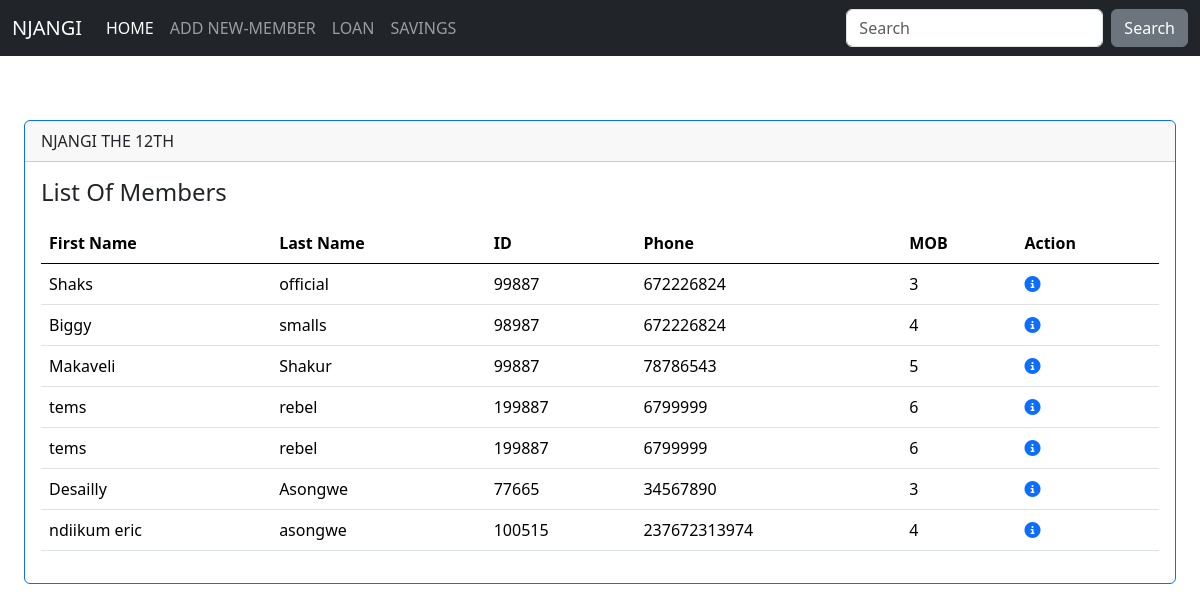
/members, run on the app's committed database.
### dapps/models.py (models this page shows, shortened)
class NewMember(models.Model):
	firstname = models.CharField(max_length=100)
	lastname = models.CharField(max_length=100)
	id_number = models.IntegerField()
	AUTHORITY_TYPE = (
		('P', 'President'),
		('Vp', 'Vice_President'),
		('S', 'Secretary'),
		('Fs', 'Financial_Secretary'),
		('T', 'Treasurer'),
		('Ss', 'Social Secretary'),
		('Cw', 'Chief Whip'),
		('M', 'Member'),
	)
	authority = models.CharField(max_length=20, choices=AUTHORITY_TYPE, default='M')
	email = models.EmailField(max_length=200, blank=False)
	phone = models.IntegerField(blank=False)
	MOB = (
		('January','January'),
		('February','February'),
		('March','March'),
		('April' ,'April'),
		('May','May'),
		('June','June'),
		('July','July'),
		('August','August'),
		('September','September'),
		('October','October'),
		('November','November'),
		('December','December'),
		)
	monthofbenefit = models.CharField(max_length=20, choices=MOB)

### dapps/views.py (the view)
# urls.py: path('members', views.members, name="members"),
def members(response):
	return render(response, "dapps/home.html", {
		'member_list': NewMember.objects.all()
	})

### dapps/templates/dapps/home.html
{% extends 'dapps/base.html' %}
{% block content %}
<div class="card border-primary mt-5 ms-4 me-4 mb-4">
  <div class="card-header">NJANGI THE 12TH</div>
  <div class="card-body">
    <h4 class="card-title"> List Of Members </h4>
    {% if member_list %}
    <p class="card-text">
	    <table class="table table-hover">
				<thead>
				    <tr>
				    	<th scope="col">First Name</th>
				    	<th scope="col">Last Name</th>
				    	<th scope="col">ID </th>
				    	<th scope="col">Phone</th>
				    	<th scope="col">MOB</th>
				    	<th scope="col">Action</th>
				    </tr>
				</thead>
				<tbody>
				  {% for member in member_list %}
				   	<tr>
				    	<td>{{member.firstname}}</td>
				    	<td>{{member.lastname}}</td>
				    	<td>{{member.id_number}}</td>
				    	<td>{{member.phone}}</td>
				     	<td>{{member.monthofbenefit}}</td>
				     	<td><a href="{% url 'member_detail' pk=member.pk %}"><i class="fa fa-info-circle"></i></a></td>
				    </tr>
				  {% endfor %}
				</tbody>
			</table>
    </p>
    {% else %}
      <h5 class="alert alert-primary ms-4 me-4">You Have No Njangi Member Saved</h5>
    {% endif %}
  </div>
</div>
{% endblock %}

### dapps/templates/dapps/base.html (shortened to what this page needs)
{% load static %}
<!DOCTYPE html>
<html>
	<head>
		<link href="https://cdn.jsdelivr.net/npm/bootstrap@5.0.2/dist/css/bootstrap.min.css" rel="stylesheet">
		<link rel="stylesheet" href="https://cdnjs.cloudflare.com/ajax/libs/font-awesome/6.1.1/css/all.min.css">
		<link href= "{% static 'css/bootstrap.min.css' %}" rel = "stylesheet">
	</head>
	<body class="d-flex flex-column min-vh-100">
		<nav class="navbar navbar-expand-lg navbar-dark bg-dark">
	  		<div class="container-fluid">
	    		<a class="navbar-brand" href="#">NJANGI</a>
		    <div class="collapse navbar-collapse" id="navbarColor02">
		      <ul class="navbar-nav me-auto">
		        <li class="nav-item">
		          <a class="nav-link active" href="members">HOME
		          </a>
		        </li>
		        <li class="nav-item">
		          <a class="nav-link" href="newmember">ADD NEW-MEMBER</a>
		        </li>
		         <li class="nav-item">
		          <a class="nav-link" href="loans">LOAN</a>
		        </li>
		        <li class="nav-item">
		          <a class="nav-link" href="savings">SAVINGS</a>
		        </li>
		      </ul>
		      <form class="d-flex">
		        <input class="form-control me-sm-2" type="search" placeholder="Search">
		        <button class="btn btn-secondary my-2 my-sm-0" type="submit">Search</button>
		      </form>
		    </div>
		  </div>
		</nav>
					<p >
						{% block content %}
						{%endblock%}
					</p>
	</body>
</html>

### data on the page
NewMember: firstname "Shaks", lastname "official", id_number "99887", phone "672226824", monthofbenefit "3"
NewMember: firstname "Biggy", lastname "smalls", id_number "98987", phone "672226824", monthofbenefit "4"
NewMember: firstname "Makaveli", lastname "Shakur", id_number "99887", phone "78786543", monthofbenefit "5"
NewMember: firstname "tems", lastname "rebel", id_number "199887", phone "6799999", monthofbenefit "6"
NewMember: firstname "tems", lastname "rebel", id_number "199887", phone "6799999", monthofbenefit "6"
NewMember: firstname "Desailly", lastname "Asongwe", id_number "77665", phone "34567890", monthofbenefit "3"
NewMember: firstname "ndiikum eric", lastname "asongwe", id_number "100515", phone "237672313974", monthofbenefit "4"
